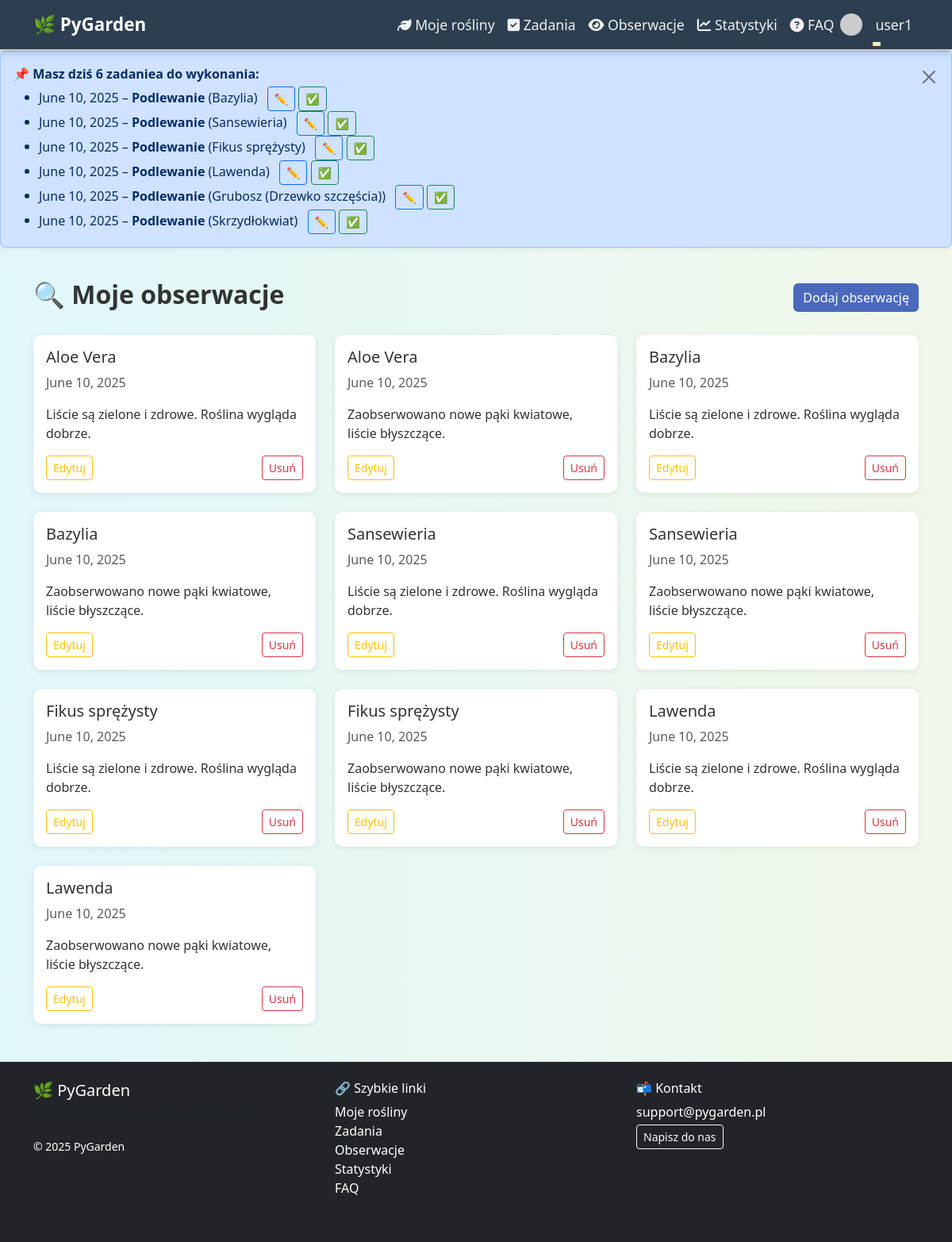
Page /obserwacje/ (signed in) on the committed database.
### apps/scheduler/models.py (models this page shows, shortened)
class Task(models.Model):
    plant = models.ForeignKey(Plant, on_delete=models.CASCADE, related_name='zadania')
    user = models.ForeignKey(User, on_delete=models.CASCADE, related_name='zadania')
    typ = models.ForeignKey(TaskType, on_delete=models.SET_NULL, null=True)
    opis = models.TextField(blank=True, null=True)
    data = models.DateField()
    wykonane = models.BooleanField(default=False)
    class Meta:
        verbose_name = 'Zadanie'
        verbose_name_plural = 'Zadania'
        ordering = ['data']

class TaskType(models.Model):
    nazwa = models.CharField(max_length=100, unique=True)
    class Meta:
        verbose_name = 'Typ zadania'
        verbose_name_plural = 'Typy zadań'

### apps/plants/models.py (models this page shows, shortened)
class Plant(models.Model):
    LIGHT_CHOICES = [
        ('low', 'Niskie'),
        ('medium', 'Średnie'),
        ('high', 'Wysokie'),
    ]
    user = models.ForeignKey(User, on_delete=models.CASCADE, related_name='plants')
    nazwa = models.CharField(max_length=255)                   # название растения
    gatunek = models.CharField(max_length=255, blank=True)     # «gatunek» = вид (опционально)
    kategoria = models.ForeignKey(
        Category,
        on_delete=models.SET_NULL,
        null=True,
        blank=True
    )                                                         # категория (связь «многие-ко-многим» упрощена)
    zdjecie = models.ImageField(upload_to='plants/%Y/%m/', blank=True, null=True)
    data_dodania = models.DateField(auto_now_add=True)         # дата добавления (автоматически)
    ostatnie_podlanie = models.DateField(null=True, blank=True)  # дата последнего полива
    interwal_podlania = models.PositiveIntegerField(
        default=7,
        help_text='Interwał (w dniach) między podlaniami'
    )
    interwal_nawozenia = models.PositiveIntegerField(
        default=30,
        help_text='Interwał (w dniach) na nawożenie'
    )
    interwal_przesadzania = models.PositiveIntegerField(
        default=365,
        help_text='Interwał (w dniach) na przesadzanie'
    )
    oswietlenie = models.CharField(
        max_length=10,
        choices=LIGHT_CHOICES,
        default='medium'
    )
    ph_min = models.DecimalField(max_digits=4, decimal_places=2, null=True, blank=True)
    ph_max = models.DecimalField(max_digits=4, decimal_places=2, null=True, blank=True)
    uwagi = models.TextField(blank=True, null=True)            # заметки/комментарии
    class Meta:
        verbose_name = 'Roślina'
        verbose_name_plural = 'Rośliny'

### apps/observations/models.py (models this page shows, shortened)
class Observation(models.Model):
    plant = models.ForeignKey(Plant, on_delete=models.CASCADE, related_name='obserwacje')
    user = models.ForeignKey(User, on_delete=models.CASCADE, related_name='obserwacje')
    opis = models.TextField(blank=True, null=True)
    data = models.DateField(auto_now_add=True)
    zdjecie = models.ImageField(upload_to='observations/%Y/%m/', blank=True, null=True)
    class Meta:
        verbose_name = 'Obserwacja'
        verbose_name_plural = 'Obserwacje'
        ordering = ['-data']

### apps/observations/views.py (the view)
# urls.py: path('', views.ObservationListView.as_view(), name='list'),
class ObservationListView(LoginRequiredMixin, ListView):
    model = Observation
    template_name = 'observations/observation_list.html'
    context_object_name = 'obserwacje'
    paginate_by = 10
    def get_queryset(self):
        return Observation.objects.filter(user=self.request.user).order_by('-data')

### apps/scheduler/context_processors.py (called while the page is built)
def todays_tasks(request):
    if request.user.is_authenticated:
        tasks_today = Task.objects.filter(
            user=request.user,
            data=date.today(),
            wykonane=False
        ).select_related('typ', 'plant')
    else:
        tasks_today = []
    return {'tasks_today': tasks_today}

### templates/observations/observation_list.html (shortened to what this page needs)
{% extends 'base.html' %}
{% load static %}
{% block content %}
<div class="d-flex justify-content-between align-items-center mb-4">
    <h2 class="fw-bold">🔍 Moje obserwacje</h2>
    <a href="{% url 'observations:add' %}" class="btn btn-primary">Dodaj obserwację</a>
</div>
{% if obserwacje %}
    <div class="row">
        {% for obs in obserwacje %}
            <div class="col-md-4 mb-4">
                <div class="card h-100">
                    <div class="card-body d-flex flex-column">
                        <h5 class="card-title">{{ obs.plant.nazwa }}</h5>
                        <p class="text-muted">{{ obs.data }}</p>
                        <p class="card-text">{{ obs.opis|truncatewords:20 }}</p>
                        <div class="mt-auto d-flex justify-content-between">
                            <a href="{% url 'observations:edit' obs.pk %}" class="btn btn-sm btn-outline-warning">Edytuj</a>
                            <a href="{% url 'observations:delete' obs.pk %}" class="btn btn-sm btn-outline-danger">Usuń</a>
                        </div>
                    </div>
                </div>
            </div>
        {% endfor %}
    </div>
{% else %}
    <div class="alert alert-info">
        Nie masz jeszcze żadnych obserwacji. <a href="{% url 'observations:add' %}">Dodaj pierwszą</a>.
    </div>
{% endif %}
{% endblock %}

### templates/base.html (shortened to what this page needs)
<!DOCTYPE html>
<html lang="pl">
{% load static %}
<head>
  <link href="https://cdn.jsdelivr.net/npm/bootstrap@5.3.0/dist/css/bootstrap.min.css" rel="stylesheet" />
  <link rel="stylesheet" href="https://cdnjs.cloudflare.com/ajax/libs/font-awesome/6.5.0/css/all.min.css" />
  <link rel="stylesheet" href="{% static 'css/style.css' %}" />
  <link href="https://cdn.jsdelivr.net/npm/fullcalendar@6.1.10/index.global.min.css" rel="stylesheet">
</head>
<body class="d-flex flex-column min-vh-100">
<nav class="navbar navbar-expand-lg navbar-animate sticky-top">
  <div class="container" style="overflow: visible;">
    <a class="navbar-brand" href="{% url 'plants:list' %}">🌿 PyGarden</a>
    <div class="collapse navbar-collapse" id="navbarNav">
      <ul class="navbar-nav ms-auto">
        {% if user.is_authenticated %}
          <li class="nav-item"><a class="nav-link" href="{% url 'plants:list' %}"><i class="fa fa-leaf"></i> Moje rośliny</a></li>
          <li class="nav-item"><a class="nav-link" href="{% url 'tasks:calendar' %}"><i class="fa fa-check-square"></i> Zadania</a></li>
          <li class="nav-item"><a class="nav-link" href="{% url 'observations:list' %}"><i class="fa fa-eye"></i> Obserwacje</a></li>
          <li class="nav-item"><a class="nav-link" href="{% url 'analytics:statistics' %}"><i class="fa fa-chart-line"></i> Statystyki</a></li>
          <li class="nav-item"><a class="nav-link" href="{% url 'faq' %}"><i class="fa fa-question-circle"></i> FAQ</a></li>
          <li class="nav-item dropdown d-flex align-items-center gap-2">
            <img src="https://www.gravatar.com/avatar/?s=28&d=identicon" class="rounded-circle" style="width: 28px; height: 28px;" alt="avatar">
            <a class="nav-link dropdown-toggle" href="#" id="userDropdown" data-bs-toggle="dropdown">{{ user.username }}</a>
          </li>
        {% else %}
          <li class="nav-item"><a class="nav-link" href="{% url 'accounts:login' %}">Zaloguj się</a></li>
          <li class="nav-item"><a class="nav-link" href="{% url 'accounts:register' %}">Rejestracja</a></li>
        {% endif %}
      </ul>
    </div>
  </div>
</nav>
{% if tasks_today %}
<div class="alert alert-primary d-flex justify-content-between align-items-start fade show shadow-sm" role="alert" id="task-alert" style="animation: fade-in 0.5s ease-out;">
  <div>
    <strong>📌 Masz dziś {{ tasks_today|length }} zadanie{{ tasks_today|length|pluralize:"e,a" }} do wykonania:</strong>
    <ul class="mb-0 mt-1">
      {% for task in tasks_today %}
        <li>
          {{ task.data }} – <strong>{{ task.typ.nazwa }}</strong> ({{ task.plant.nazwa }})
          <a href="{% url 'tasks:edit' task.pk %}" class="btn btn-sm btn-outline-primary ms-2">✏️</a>
          {% if not task.wykonane %}
            <a href="{% url 'tasks:mark_done' task.pk %}" class="btn btn-sm btn-outline-success">✅</a>
          {% endif %}
        </li>
      {% endfor %}
    </ul>
  </div>
  <button type="button" class="btn-close ms-3 mt-1" data-bs-dismiss="alert" aria-label="Close"></button>
</div>
{% endif %}
<div class="container py-4 flex-grow-1">
  {% block content %}{% endblock %}
</div>
<footer class="bg-dark text-white mt-auto py-4">
  <div class="container">
    <div class="row">
      <div class="col-md-4 mb-3">
        <h5>🌿 PyGarden</h5>
        <p class="text-muted">Twoje centrum opieki nad roślinami</p>
        <p class="small">&copy; 2025 PyGarden</p>
      </div>
      <div class="col-md-4 mb-3">
        <h6>🔗 Szybkie linki</h6>
        <ul class="list-unstyled">
          <li><a href="{% url 'plants:list' %}" class="text-white text-decoration-none">Moje rośliny</a></li>
          <li><a href="{% url 'tasks:calendar' %}" class="text-white text-decoration-none">Zadania</a></li>
          <li><a href="{% url 'observations:list' %}" class="text-white text-decoration-none">Obserwacje</a></li>
          <li><a href="{% url 'analytics:statistics' %}" class="text-white text-decoration-none">Statystyki</a></li>
          <li><a href="{% url 'faq' %}" class="text-white text-decoration-none">FAQ</a></li>
        </ul>
      </div>
      <div class="col-md-4 mb-3">
        <h6>📬 Kontakt</h6>
        <p class="mb-1">support@pygarden.pl</p>
        <a href="mailto:support@pygarden.pl" class="btn btn-outline-light btn-sm">Napisz do nas</a>
      </div>
    </div>
  </div>
</footer>
</body>
</html>

### static/css/style.css (style rules this page uses)
body { background: linear-gradient(to right, #e0f7fa, #f1f8e9); font-family: 'Segoe UI', sans-serif; color: #333; transition: background-color 0.3s ease, color 0.3s ease; }
.card { border: none; box-shadow: 0 2px 8px rgba(0,0,0,0.08); border-radius: 10px; background-color: #fff; color: #333; transition: all 0.2s ease-in-out; }
h2 { font-weight: 600; }
.btn-primary { background-color: #4a69bd; border: none; }
.navbar { background-color: #2c3e50 !important; box-shadow: 0 2px 10px rgba(0, 0, 0, 0.2); border-bottom: 2px solid #ccc; transition: all 0.4s ease; z-index: 1000; position: relative; }
.navbar-animate { transform: translateY(-100%); opacity: 0; animation: navbarDropIn 0.7s ease-out forwards; }
.navbar .nav-link { color: #f1f1f1 !important; font-weight: 500; font-size: 1.1rem; padding: 0.6rem 1rem; transition: all 0.3s ease; position: relative; }
.navbar .nav-link::after { content: ''; display: block; width: 0; height: 2px; background: #ffe66d; transition: width 0.3s; position: absolute; bottom: -4px; left: 0; }
.navbar .navbar-brand { font-size: 1.4rem; font-weight: bold; color: #ffffff !important; transition: all 0.3s ease; }

### rows in the picture
Task: data "June 10, 2025", typ.nazwa "Podlewanie", plant.nazwa "Bazylia"
Task: data "June 10, 2025", typ.nazwa "Podlewanie", plant.nazwa "Sansewieria"
Task: data "June 10, 2025", typ.nazwa "Podlewanie", plant.nazwa "Fikus sprężysty"
Task: data "June 10, 2025", typ.nazwa "Podlewanie", plant.nazwa "Lawenda"
Task: data "June 10, 2025", typ.nazwa "Podlewanie", plant.nazwa "Grubosz (Drzewko szczęścia)"
Task: data "June 10, 2025", typ.nazwa "Podlewanie", plant.nazwa "Skrzydłokwiat"
Observation: plant.nazwa "Aloe Vera", data "June 10, 2025", opis "Liście są zielone i zdrowe. Roślina wygląda dobrze."
Observation: plant.nazwa "Aloe Vera", data "June 10, 2025", opis "Zaobserwowano nowe pąki kwiatowe, liście błyszczące."
Observation: plant.nazwa "Bazylia", data "June 10, 2025", opis "Liście są zielone i zdrowe. Roślina wygląda dobrze."
Observation: plant.nazwa "Bazylia", data "June 10, 2025", opis "Zaobserwowano nowe pąki kwiatowe, liście błyszczące."
Observation: plant.nazwa "Sansewieria", data "June 10, 2025", opis "Liście są zielone i zdrowe. Roślina wygląda dobrze."
Observation: plant.nazwa "Sansewieria", data "June 10, 2025", opis "Zaobserwowano nowe pąki kwiatowe, liście błyszczące."
Observation: plant.nazwa "Fikus sprężysty", data "June 10, 2025", opis "Liście są zielone i zdrowe. Roślina wygląda dobrze."
Observation: plant.nazwa "Fikus sprężysty", data "June 10, 2025", opis "Zaobserwowano nowe pąki kwiatowe, liście błyszczące."
Observation: plant.nazwa "Lawenda", data "June 10, 2025", opis "Liście są zielone i zdrowe. Roślina wygląda dobrze."
Observation: plant.nazwa "Lawenda", data "June 10, 2025", opis "Zaobserwowano nowe pąki kwiatowe, liście błyszczące."

### other values in the picture
{{ user.username }} "user1"
{{ tasks_today|length }} "6"
